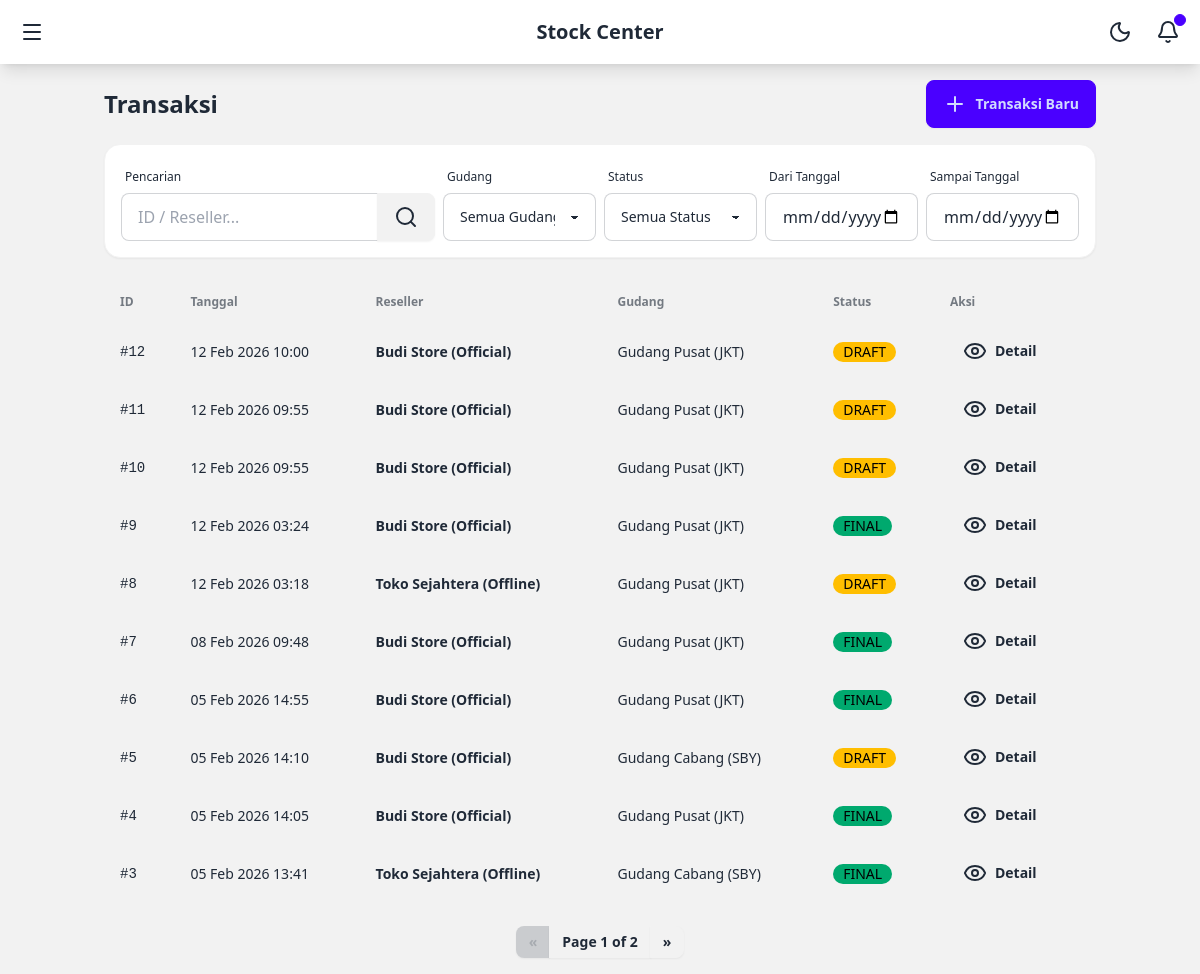
Page /transactions/ (signed in) on the committed database.
### core/models.py (models this page shows, shortened)
class Transaction(models.Model):
    STATUS_CHOICES = [
        ('DRAFT', 'Draft'),
        ('FINAL', 'Final'),
    ]
    reseller = models.ForeignKey(Reseller, on_delete=models.CASCADE)
    warehouse = models.ForeignKey(Warehouse, on_delete=models.CASCADE)
    user = models.ForeignKey(User, on_delete=models.SET_NULL, null=True)
    status = models.CharField(max_length=10, choices=STATUS_CHOICES, default='DRAFT')
    created_at = models.DateTimeField(auto_now_add=True)

class Reseller(models.Model):
    user = models.OneToOneField(User, on_delete=models.SET_NULL, null=True, blank=True, related_name='reseller_profile')
    name = models.CharField(max_length=255)
    phone = models.CharField(max_length=20)
    address = models.TextField()
    credit_limit = models.DecimalField(max_digits=12, decimal_places=2, default=0)
    current_balance = models.DecimalField(max_digits=12, decimal_places=2, default=0)

class Warehouse(models.Model):
    name = models.CharField(max_length=255)
    location = models.CharField(max_length=255)
    is_active = models.BooleanField(default=True)

### core/views.py (the view)
# urls.py: path('transactions/', views.TransactionListView.as_view(), name='transaction_list'),
@method_decorator(login_required, name='dispatch')
class TransactionListView(ListView):
    model = Transaction
    template_name = 'transaction/list.html'
    context_object_name = 'transactions'
    ordering = ['-created_at']
    paginate_by = 10
    def get_queryset(self):
        queryset = Transaction.objects.all().order_by('-created_at')
        if hasattr(self.request.user, 'reseller_profile'):
            queryset = queryset.filter(reseller=self.request.user.reseller_profile)
        query = self.request.GET.get('q')
        if query:
             queryset = queryset.filter(
                Q(id__icontains=query) |
                Q(reseller__name__icontains=query) |
                Q(warehouse__name__icontains=query)
            )
        warehouse_id = self.request.GET.get('warehouse')
        if warehouse_id:
            queryset = queryset.filter(warehouse_id=warehouse_id)
        status = self.request.GET.get('status')
        if status:
            queryset = queryset.filter(status=status)
        start_date = self.request.GET.get('start_date')
        end_date = self.request.GET.get('end_date')
        if start_date:
            queryset = queryset.filter(created_at__date__gte=start_date)
        if end_date:
            queryset = queryset.filter(created_at__date__lte=end_date)
        return queryset
    def get_context_data(self, **kwargs):
        context = super().get_context_data(**kwargs)
        context['warehouses'] = Warehouse.objects.all()
        context['status_choices'] = Transaction.STATUS_CHOICES
        return context

### templates/transaction/list.html (shortened to what this page needs)
{% extends 'base.html' %}
{% block content %}
<div class="flex flex-col gap-4 mb-6">
    <div class="flex flex-col lg:flex-row justify-between items-start lg:items-center gap-4">
        <h1 class="text-2xl font-bold">Transaksi</h1>
        <a href="{% url 'transaction_create' %}" class="btn btn-primary w-full lg:w-auto">
            <i data-lucide="plus"></i> Transaksi Baru
        </a>
    </div>
    <form method="get" class="bg-base-100 p-4 rounded-box shadow-sm border border-base-200">
        <div class="grid grid-cols-1 sm:grid-cols-2 lg:grid-cols-6 gap-2 items-end">
            <div class="form-control lg:col-span-2">
                <label class="label"><span class="label-text-alt">Pencarian</span></label>
                <div class="join w-full">
                    <input type="text" name="q" placeholder="ID / Reseller..." class="input input-bordered join-item w-full" value="{{ request.GET.q|default:'' }}">
                    <button class="btn join-item"><i data-lucide="search"></i></button>
                </div>
            </div>
            <div class="form-control">
                <label class="label"><span class="label-text-alt">Gudang</span></label>
                <select name="warehouse" class="select select-bordered w-full" onchange="this.form.submit()">
                    <option value="">Semua Gudang</option>
                </select>
            </div>
            <div class="form-control">
                <label class="label"><span class="label-text-alt">Status</span></label>
                <select name="status" class="select select-bordered w-full" onchange="this.form.submit()">
                    <option value="">Semua Status</option>
                </select>
            </div>
            <div class="form-control">
                <label class="label"><span class="label-text-alt">Dari Tanggal</span></label>
                <input type="date" name="start_date" class="input input-bordered w-full" value="{{ request.GET.start_date|default:'' }}" onchange="this.form.submit()">
            </div>
            <div class="form-control">
                <label class="label"><span class="label-text-alt">Sampai Tanggal</span></label>
                <input type="date" name="end_date" class="input input-bordered w-full" value="{{ request.GET.end_date|default:'' }}" onchange="this.form.submit()">
            </div>
        </div>
    </form>
</div>
<div class="overflow-x-auto">
    <table class="table w-full">
        <thead>
            <tr>
                <th>ID</th>
                <th>Tanggal</th>
                <th>Reseller</th>
                <th>Gudang</th>
                <th>Status</th>
                <th>Aksi</th>
            </tr>
        </thead>
        <tbody>
            {% for trx in transactions %}
            <tr class="hover">
                <td class="font-mono">#{{ trx.id }}</td>
                <td>{{ trx.created_at|date:"d M Y H:i" }}</td>
                <td class="font-bold">{{ trx.reseller.name }}</td>
                <td>{{ trx.warehouse.name }}</td>
                <td>
                    {% if trx.status == 'FINAL' %}
                    <span class="badge badge-success">FINAL</span>
                    {% else %}
                    <span class="badge badge-warning">DRAFT</span>
                    {% endif %}
                </td>
                <td>
                    <a href="{% url 'transaction_detail' trx.pk %}" class="btn btn-sm btn-ghost">
                        <i data-lucide="eye"></i> Detail
                    </a>
                </td>
            </tr>
            {% endfor %}
        </tbody>
    </table>
</div>
{% include 'partials/pagination.html' %}
{% endblock %}

### templates/base.html (style rules this page uses)
body { font-family: ui-sans-serif, system-ui, -apple-system, BlinkMacSystemFont, "Segoe UI", Roboto, "Helvetica Neue", Arial, "Noto Sans", sans-serif; }

### rows in the picture
Transaction: id "12", created_at "12 Feb 2026 10:00", reseller.name "Budi Store (Official)", warehouse.name "Gudang Pusat (JKT)", status "DRAFT"
Transaction: id "11", created_at "12 Feb 2026 09:55", reseller.name "Budi Store (Official)", warehouse.name "Gudang Pusat (JKT)", status "DRAFT"
Transaction: id "10", created_at "12 Feb 2026 09:55", reseller.name "Budi Store (Official)", warehouse.name "Gudang Pusat (JKT)", status "DRAFT"
Transaction: id "9", created_at "12 Feb 2026 03:24", reseller.name "Budi Store (Official)", warehouse.name "Gudang Pusat (JKT)", status "FINAL"
Transaction: id "8", created_at "12 Feb 2026 03:18", reseller.name "Toko Sejahtera (Offline)", warehouse.name "Gudang Pusat (JKT)", status "DRAFT"
Transaction: id "7", created_at "08 Feb 2026 09:48", reseller.name "Budi Store (Official)", warehouse.name "Gudang Pusat (JKT)", status "FINAL"
Transaction: id "6", created_at "05 Feb 2026 14:55", reseller.name "Budi Store (Official)", warehouse.name "Gudang Pusat (JKT)", status "FINAL"
Transaction: id "5", created_at "05 Feb 2026 14:10", reseller.name "Budi Store (Official)", warehouse.name "Gudang Cabang (SBY)", status "DRAFT"
Transaction: id "4", created_at "05 Feb 2026 14:05", reseller.name "Budi Store (Official)", warehouse.name "Gudang Pusat (JKT)", status "FINAL"
Transaction: id "3", created_at "05 Feb 2026 13:41", reseller.name "Toko Sejahtera (Offline)", warehouse.name "Gudang Cabang (SBY)", status "FINAL"

### other values in the picture
{{ page_obj.number }} "1"
{{ page_obj.paginator.num_pages }} "2"
